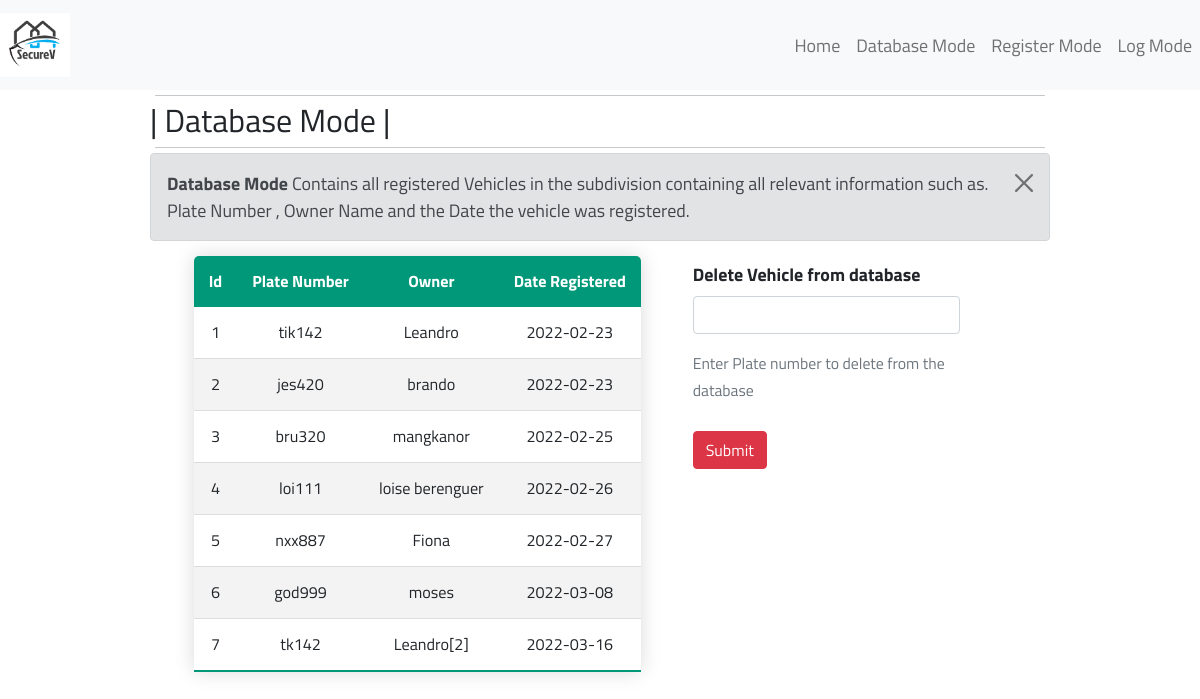
The page /database on the database as committed earlier.
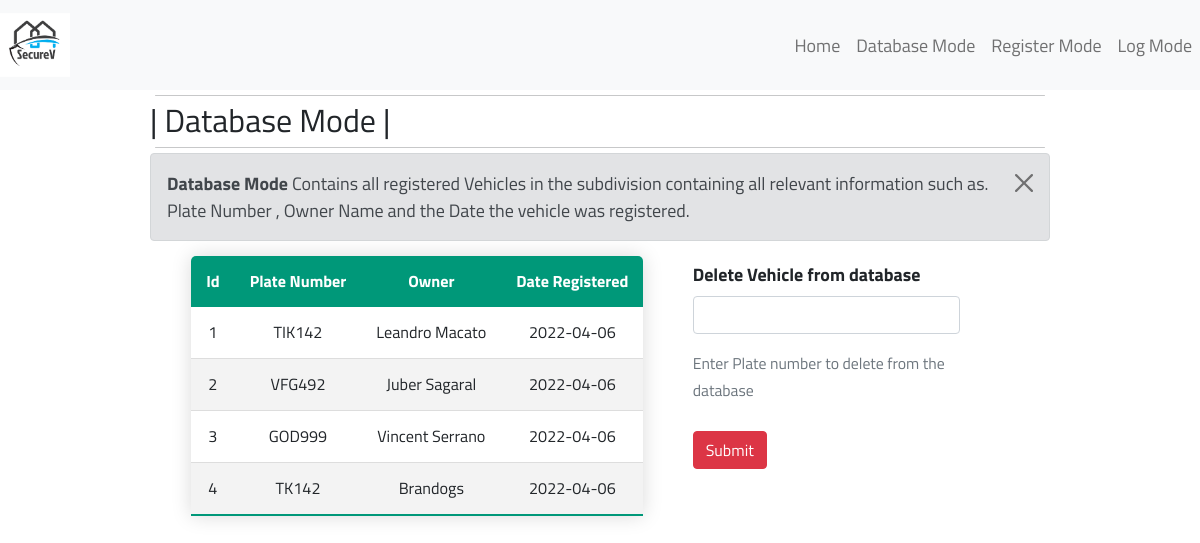
The same page on the database as committed later.
### database.py (models this page shows, shortened)
class Vehicle(db.Model):
    id = db.Column("id" , db.Integer , primary_key=True)
    plate_num = db.Column("plate_num" , db.String(6), unique=True , nullable=False )
    owner_name = db.Column("owner_name" , db.String(20) , unique=True , nullable=False)
    date_registered = db.Column("date_registered" , db.Date(),nullable = False, default=datetime.utcnow )
    entries = db.relationship('Entry', backref = 'entry_plate' , lazy = True)
    def __repr__(self):
        return f'{self.plate_num}|{self.owner_name}|{self.date_registered}'

### app.py (the view)
@application.route("/database" , methods=["POST","GET"])
def data_mode():
    page_title = 'SecureV | Database Mode'
    db_man = DB_Manager()
    error = False
    error_message = ""
    try:
        if request.method =="POST":
            session.permanent = True
            car_to_delete = request.form["delete_plate_input"].upper()
            if car_to_delete:
                db_man.delete_car_and_all_entries(car_to_delete)
                flash(f"Deleted Vehicle:  [{car_to_delete}] and all Entries ", "info")
            else:
                error = True
                error_message = "Input Plate isn't registered or Input is empty"
            return redirect(url_for('data_mode'))
    except Exception as e:
        print(f"EXCEPTION AT /database route: {e}")
        error = True
        error_message = "Vehicle Plate is invalid or not existing"
    return render_template("data_mode.html" , db_data = db_man.db_data, TITLE=page_title , error = error , error_msg = error_message)

### database.py (called while the page is built)
    def __repr__(self):
        return f"{self.date_of_entry}|{self.entry_vehicle_plate}"

### templates/data_mode.html (shortened to what this page needs)
{% extends "base.html" %}
{% block header %}
<h2 class="page-header">| Database Mode |</h2>
{% endblock %}
{% block content %}
<div id="contents">
    <div class="alert alert-secondary alert-dismissible fade show" role="alert"  style="margin-bottom: 0px;">
        <strong>Database Mode </strong> Contains all registered Vehicles in the subdivision containing all relevant information such as. Plate Number , Owner Name and the Date the vehicle was registered.
        <button type="button" class="btn-close" data-bs-dismiss="alert" aria-label="Close"></button>
    </div>
    <div id="flex-content">
        <div id = "flex-left-item">
            <table class="content-table">
            <thead>
                <tr>
                <th>Id</th>
                <th>Plate Number</th>
                <th>Owner</th>
                <th>Date Registered</th>
                </tr>
            </thead>
            <tbody>
                {% for item in db_data %}
                <tr>
                    <td> {{item["id"]}} </td>
                    <td> {{item["plate_num"]}} </td>
                    <td> {{item["owner_name"]}} </td>
                    <td> {{item["date_registered"]}} </td>
                </tr>
                {% endfor %}
            </tbody>
            </table>
        </div>
        <div id = "flex-right-item">
            <form class = "mb-3" action="#" method="post" style="margin-top:20px;">
                <label for="labeldeleteplate" class="form-label"><b> Delete Vehicle from database</b></label>
                <p> <input type="text" name="delete_plate_input" class="form-control"/></p>
                <div id="deletehelp" class="form-text"> Enter Plate number to delete from the database</div>
                <br>
                <p> <button onclick="register_checker()" type="submit" value="submit" class="btn btn-danger">Submit</button>
            </form>
        </div>
    </div>
</div>
{% endblock %}

Rows that differ between the two databases and show on the page:
removed Vehicle: id "5", plate_num "nxx887", owner_name "Fiona", date_registered "2022-02-27"
removed Vehicle: id "6", plate_num "god999", owner_name "moses", date_registered "2022-03-08"
removed Vehicle: id "7", plate_num "tk142", owner_name "Leandro[2]", date_registered "2022-03-16"
changed Vehicle id 1: plate_num "tik142" → "TIK142"; owner_name "Leandro" → "Leandro Macato"; date_registered "2022-02-23" → "2022-04-06"
changed Vehicle id 2: plate_num "jes420" → "VFG492"; owner_name "brando" → "Juber Sagaral"; date_registered "2022-02-23" → "2022-04-06"
changed Vehicle id 3: plate_num "bru320" → "GOD999"; owner_name "mangkanor" → "Vincent Serrano"; date_registered "2022-02-25" → "2022-04-06"
changed Vehicle id 4: plate_num "loi111" → "TK142"; owner_name "loise berenguer" → "Brandogs"; date_registered "2022-02-26" → "2022-04-06"
